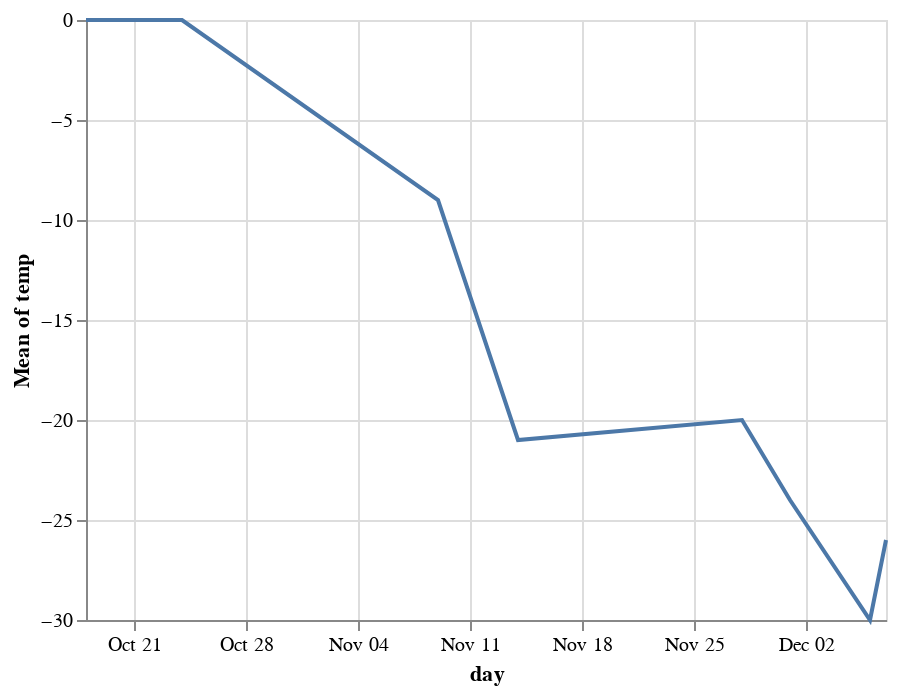

Here is the notebook cell this chart was saved with:
### Code cell
alt.Chart(temp_group).mark_line().encode(
    x='day:T',
    y="mean(temp)"
)

### Figure 1 — Vega-Lite specification as saved in the notebook (floating-point values rounded to 4 significant figures)
{"config": {"view": {"continuousWidth": 400, "continuousHeight": 300}}, "data": {"name": "data-ee438bdaeb1a88b855f4b23d6443e8a1"}, "mark": "line", "encoding": {"x": {"type": "temporal", "field": "day"}, "y": {"type": "quantitative", "aggregate": "mean", "field": "temp"}}, "$schema": "https://vega.github.io/schema/vega-lite/v4.8.1.json", "datasets": {"data-ee438bdaeb1a88b855f4b23d6443e8a1": [{"day": "Dec-1", "lon": 27.2, "temp": -24, "days": 3}, {"day": "Dec-6", "lon": 26.7, "temp": -30, "days": 5}, {"day": "Dec-7", "lon": 25.3, "temp": -26, "days": 1}, {"day": "Nov-14", "lon": 32.0, "temp": -21, "days": 5}, {"day": "Nov-28", "lon": 28.5, "temp": -20, "days": 4}, {"day": "Nov-9", "lon": 33.2, "temp": -9, "days": 16}, {"day": "Oct-18", "lon": 37.6, "temp": 0, "days": 6}, {"day": "Oct-24", "lon": 36.0, "temp": 0, "days": 6}]}}
